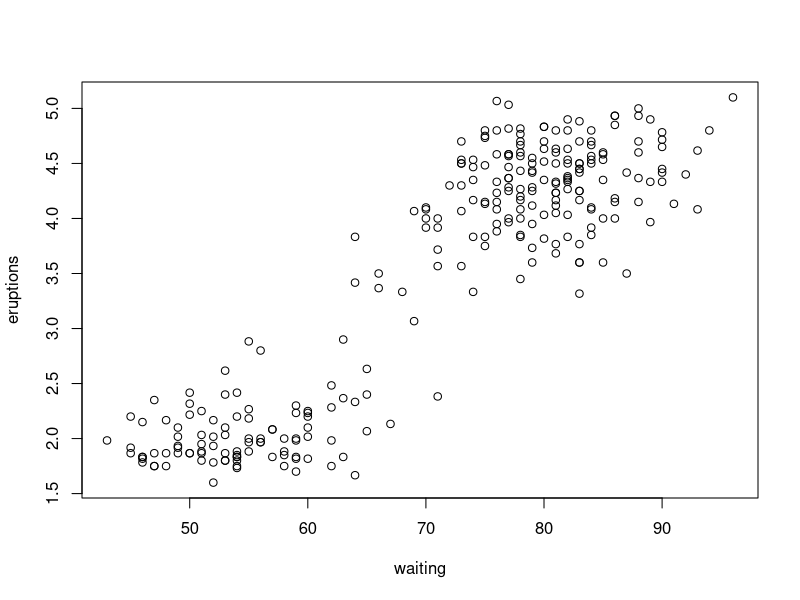

This figure's R source:
View(faithful)

waiting <- faithful$waiting
eruptions <- faithful$eruptions

plot(x=waiting,y=eruptions)

cov(waiting,eruptions)
cor(waiting,eruptions)
